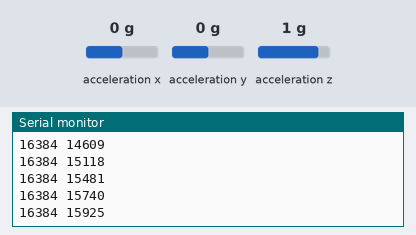
The sketch below on a simulated Arduino Uno, built with avr-gcc and run on an emulated ATmega328P. On the bench: the last lines printed to the serial monitor. Wiring (inferred from the names in the program): MPU-6050 motion sensor at I2C address 0x68. The inputs (shaded band) are chosen by the test bench; at power-on: acceleration z 1 g, acceleration x 0 g, acceleration y 0 g.

Above: at 1.2 s.
1.3 s: acceleration z set to -1.4 g
At 1.33 s:
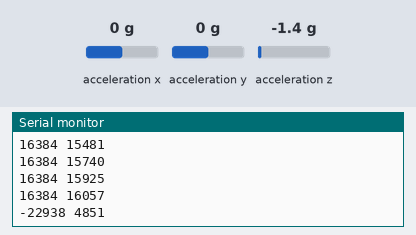
2.8 s: acceleration z set to -0.8 g
At 2.85 s:
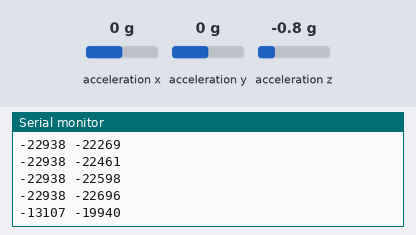
Timing chart, 0 to 5.8 s (numbered marks = the images above; inputs shaded):
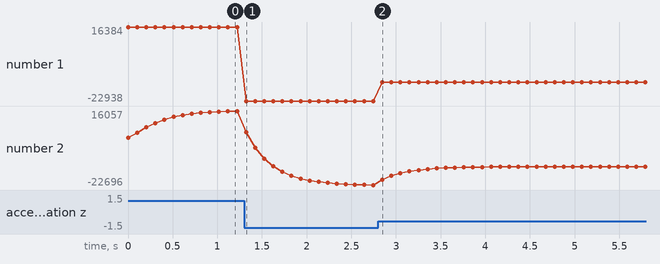

The sketch:

MPU6050_kalman.ino
```cpp
#include <Wire.h>

const int MPU_addr = 0x68; // I2C address of the MPU-6050
int16_t AcX, AcY, AcZ, Tmp, GyX, GyY, GyZ;

// переменные для Калмана
float varVolt = 50.9; // среднее отклонение (ищем в excel)
float varProcess = 5.9; // скорость реакции на изменение (подбирается вручную)
float Pc = 0.0, G = 0.0, P = 1.0, Xp = 0.0, Zp = 0.0, Xe = 0.0;
// переменные для Калмана

// Функция фильтрации
float filter(float val) {
Pc = P + varProcess;
G = Pc / (Pc + varVolt);
P = (1 - G) * Pc;
Xp = Xe;
Zp = Xp;
Xe = G * (val - Zp) + Xp; // "фильтрованное" значение
return (Xe);
}

void setup() {
Serial.begin(115200);
Wire.begin();
Wire.beginTransmission(MPU_addr);
Wire.write(0x6B); // PWR_MGMT_1 register
Wire.write(0); // set to zero (wakes up the MPU-6050)
Wire.endTransmission(true);
}

void loop() {
Wire.beginTransmission(MPU_addr);
Wire.write(0x3B); // starting with register 0x3B (ACCEL_XOUT_H)
Wire.endTransmission(false);
Wire.requestFrom(MPU_addr, 6, true); // request a total of 14 registers
AcX = Wire.read() << 8 | Wire.read(); // 0x3B (ACCEL_XOUT_H) & 0x3C (ACCEL_XOUT_L)
AcY = Wire.read() << 8 | Wire.read(); // 0x3D (ACCEL_YOUT_H) & 0x3E (ACCEL_YOUT_L)
AcZ = Wire.read() << 8 | Wire.read(); // 0x3F (ACCEL_ZOUT_H) & 0x40 (ACCEL_ZOUT_L)

Serial.print(AcZ); Serial.print(" "); Serial.println((int)filter(AcZ));
delay(100);
}
```

Measured:
- after the input at 1.3 s, the serial monitor: prints a new line at once (image 1)
- after the input at 2.8 s, the serial monitor: prints a new line after 0.05 s (image 2)
- plotted number 1: 16384 → -22938 after the input at 1.3 s, -22938 → -13107 after the input at 2.8 s
- plotted number 2: 16057 → -22696 after the input at 1.3 s, -22696 → -13107 after the input at 2.8 s
